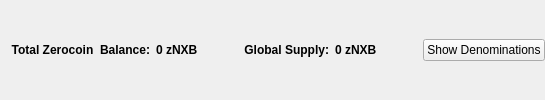
                       <widget class="QFrame" name="balanceSupplyFrame">
                        <layout class="QHBoxLayout" name="horizontalLayout_2" stretch="0,0,0,1,0">
                         <property name="rightMargin">
                          <number>0</number>
                         </property>
                         <item>
                          <layout class="QHBoxLayout" name="horizontalLayout_34">
                           <item>
                            <widget class="QLabel" name="labelzAvailableText_3">
                             <property name="font">
                              <font>
                               <weight>75</weight>
                               <bold>true</bold>
                              </font>
                             </property>
                             <property name="toolTip">
                              <string>Total Balance including unconfirmed and immature zNXB</string>
                             </property>
                             <property name="text">
                              <string>Total Zerocoin  Balance:</string>
                             </property>
                             <property name="alignment">
                              <set>Qt::AlignRight|Qt::AlignTrailing|Qt::AlignVCenter</set>
                             </property>
                            </widget>
                           </item>
                           <item>
                            <widget class="QLabel" name="labelzAvailableAmount_4">
                             <property name="minimumSize">
                              <size>
                               <width>40</width>
                               <height>0</height>
                              </size>
                             </property>
                             <property name="font">
                              <font>
                               <weight>75</weight>
                               <bold>true</bold>
                              </font>
                             </property>
                             <property name="toolTip">
                              <string>Total Balance including unconfirmed and immature zNXB</string>
                             </property>
                             <property name="text">
                              <string>0 zNXB</string>
                             </property>
                             <property name="alignment">
                              <set>Qt::AlignLeading|Qt::AlignLeft|Qt::AlignVCenter</set>
                             </property>
                            </widget>
                           </item>
                          </layout>
                         </item>
                         <item>
                          <spacer name="horizontalSpacer_32">
                           <property name="orientation">
                            <enum>Qt::Horizontal</enum>
                           </property>
                           <property name="sizeHint" stdset="0">
                            <size>
                             <width>40</width>
                             <height>20</height>
                            </size>
                           </property>
                          </spacer>
                         </item>
                         <item>
                          <layout class="QHBoxLayout" name="horizontalLayout_35">
                           <item>
                            <widget class="QLabel" name="labelZsupplyText_2">
                             <property name="font">
                              <font>
                               <weight>75</weight>
                               <bold>true</bold>
                              </font>
                             </property>
                             <property name="text">
                              <string>Global Supply:</string>
                             </property>
                             <property name="alignment">
                              <set>Qt::AlignRight|Qt::AlignTrailing|Qt::AlignVCenter</set>
                             </property>
                            </widget>
                           </item>
                           <item>
                            <widget class="QLabel" name="labelZsupplyAmount_2">
                             <property name="font">
                              <font>
                               <weight>75</weight>
                               <bold>true</bold>
                              </font>
                             </property>
                             <property name="text">
                              <string>0 zNXB</string>
                             </property>
                            </widget>
                           </item>
                          </layout>
                         </item>
                         <item>
                          <spacer name="horizontalSpacer_31">
                           <property name="orientation">
                            <enum>Qt::Horizontal</enum>
                           </property>
                           <property name="sizeHint" stdset="0">
                            <size>
                             <width>40</width>
                             <height>20</height>
                            </size>
                           </property>
                          </spacer>
                         </item>
                         <item>
                          <widget class="QPushButton" name="pushButtonShowDenoms">
                           <property name="toolTip">
                            <string>Show zNXB denominations list</string>
                           </property>
                           <property name="text">
                            <string>Show Denominations</string>
                           </property>
                          </widget>
                         </item>
                        </layout>
                       </widget>
